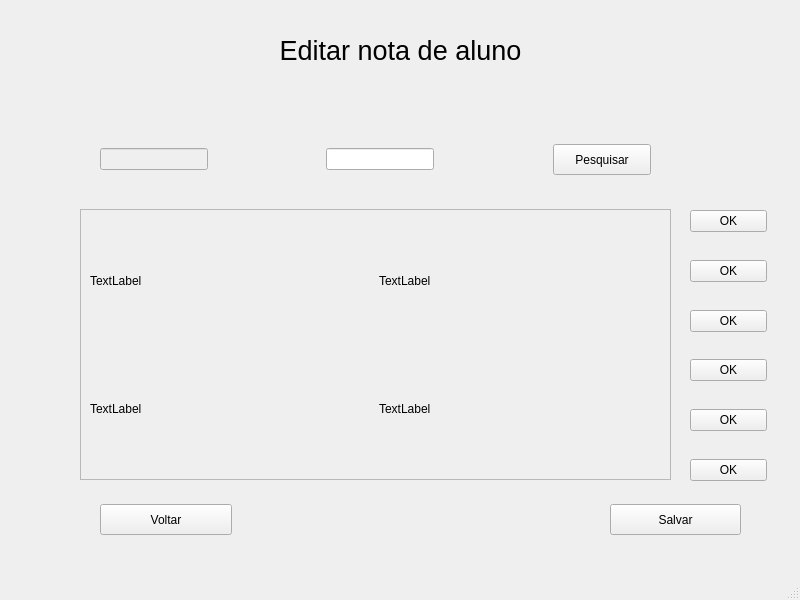
<?xml version="1.0" encoding="UTF-8"?>
<ui version="4.0">
 <class>MainWindow</class>
 <widget class="QMainWindow" name="MainWindow">
  <property name="geometry">
   <rect>
    <x>0</x>
    <y>0</y>
    <width>800</width>
    <height>600</height>
   </rect>
  </property>
  <property name="windowTitle">
   <string>MainWindow</string>
  </property>
  <widget class="QWidget" name="centralwidget">
   <widget class="QLabel" name="label">
    <property name="geometry">
     <rect>
      <x>40</x>
      <y>20</y>
      <width>721</width>
      <height>61</height>
     </rect>
    </property>
    <property name="font">
     <font>
      <pointsize>20</pointsize>
     </font>
    </property>
    <property name="text">
     <string>Editar nota de aluno</string>
    </property>
    <property name="alignment">
     <set>Qt::AlignCenter</set>
    </property>
   </widget>
   <widget class="QScrollArea" name="scrollArea">
    <property name="geometry">
     <rect>
      <x>80</x>
      <y>209</y>
      <width>591</width>
      <height>271</height>
     </rect>
    </property>
    <property name="widgetResizable">
     <bool>true</bool>
    </property>
    <widget class="QWidget" name="scrollAreaWidgetContents">
     <property name="geometry">
      <rect>
       <x>0</x>
       <y>0</y>
       <width>589</width>
       <height>269</height>
      </rect>
     </property>
     <layout class="QGridLayout" name="gridLayout_3">
      <item row="0" column="0">
       <widget class="QLabel" name="label_2">
        <property name="text">
         <string>TextLabel</string>
        </property>
       </widget>
      </item>
      <item row="0" column="1">
       <widget class="QLabel" name="label_3">
        <property name="text">
         <string>TextLabel</string>
        </property>
       </widget>
      </item>
      <item row="1" column="0">
       <widget class="QLabel" name="label_4">
        <property name="text">
         <string>TextLabel</string>
        </property>
       </widget>
      </item>
      <item row="1" column="1">
       <widget class="QLabel" name="label_5">
        <property name="text">
         <string>TextLabel</string>
        </property>
       </widget>
      </item>
     </layout>
    </widget>
   </widget>
   <widget class="QWidget" name="layoutWidget">
    <property name="geometry">
     <rect>
      <x>80</x>
      <y>124</y>
      <width>591</width>
      <height>71</height>
     </rect>
    </property>
    <layout class="QGridLayout" name="gridLayout" rowstretch="0">
     <property name="leftMargin">
      <number>20</number>
     </property>
     <property name="topMargin">
      <number>20</number>
     </property>
     <property name="rightMargin">
      <number>20</number>
     </property>
     <property name="bottomMargin">
      <number>20</number>
     </property>
     <property name="spacing">
      <number>20</number>
     </property>
     <item row="0" column="3">
      <spacer name="horizontalSpacer_3">
       <property name="orientation">
        <enum>Qt::Horizontal</enum>
       </property>
       <property name="sizeHint" stdset="0">
        <size>
         <width>18</width>
         <height>20</height>
        </size>
       </property>
      </spacer>
     </item>
     <item row="0" column="2">
      <widget class="QLineEdit" name="lineEdit_2"/>
     </item>
     <item row="0" column="1">
      <spacer name="horizontalSpacer">
       <property name="orientation">
        <enum>Qt::Horizontal</enum>
       </property>
       <property name="sizeHint" stdset="0">
        <size>
         <width>18</width>
         <height>20</height>
        </size>
       </property>
      </spacer>
     </item>
     <item row="0" column="0">
      <widget class="QLineEdit" name="lineEdit">
       <property name="enabled">
        <bool>false</bool>
       </property>
      </widget>
     </item>
     <item row="0" column="4">
      <widget class="QPushButton" name="butaopesquisar">
       <property name="sizePolicy">
        <sizepolicy hsizetype="MinimumExpanding" vsizetype="MinimumExpanding">
         <horstretch>0</horstretch>
         <verstretch>0</verstretch>
        </sizepolicy>
       </property>
       <property name="text">
        <string>Pesquisar</string>
       </property>
      </widget>
     </item>
    </layout>
   </widget>
   <widget class="QWidget" name="layoutWidget">
    <property name="geometry">
     <rect>
      <x>690</x>
      <y>210</y>
      <width>77</width>
      <height>271</height>
     </rect>
    </property>
    <layout class="QGridLayout" name="gridLayout_2">
     <item row="0" column="0">
      <widget class="QPushButton" name="butaook1">
       <property name="text">
        <string>OK</string>
       </property>
      </widget>
     </item>
     <item row="1" column="0">
      <spacer name="verticalSpacer">
       <property name="orientation">
        <enum>Qt::Vertical</enum>
       </property>
       <property name="sizeHint" stdset="0">
        <size>
         <width>20</width>
         <height>18</height>
        </size>
       </property>
      </spacer>
     </item>
     <item row="2" column="0">
      <widget class="QPushButton" name="butaook2">
       <property name="text">
        <string>OK</string>
       </property>
      </widget>
     </item>
     <item row="3" column="0">
      <spacer name="verticalSpacer_2">
       <property name="orientation">
        <enum>Qt::Vertical</enum>
       </property>
       <property name="sizeHint" stdset="0">
        <size>
         <width>20</width>
         <height>18</height>
        </size>
       </property>
      </spacer>
     </item>
     <item row="4" column="0">
      <widget class="QPushButton" name="butaook3">
       <property name="text">
        <string>OK</string>
       </property>
      </widget>
     </item>
     <item row="5" column="0">
      <spacer name="verticalSpacer_3">
       <property name="orientation">
        <enum>Qt::Vertical</enum>
       </property>
       <property name="sizeHint" stdset="0">
        <size>
         <width>20</width>
         <height>18</height>
        </size>
       </property>
      </spacer>
     </item>
     <item row="6" column="0">
      <widget class="QPushButton" name="butaook4">
       <property name="text">
        <string>OK</string>
       </property>
      </widget>
     </item>
     <item row="7" column="0">
      <spacer name="verticalSpacer_4">
       <property name="orientation">
        <enum>Qt::Vertical</enum>
       </property>
       <property name="sizeHint" stdset="0">
        <size>
         <width>20</width>
         <height>18</height>
        </size>
       </property>
      </spacer>
     </item>
     <item row="8" column="0">
      <widget class="QPushButton" name="butaook5">
       <property name="text">
        <string>OK</string>
       </property>
      </widget>
     </item>
     <item row="9" column="0">
      <spacer name="verticalSpacer_5">
       <property name="orientation">
        <enum>Qt::Vertical</enum>
       </property>
       <property name="sizeHint" stdset="0">
        <size>
         <width>20</width>
         <height>18</height>
        </size>
       </property>
      </spacer>
     </item>
     <item row="10" column="0">
      <widget class="QPushButton" name="butaook6">
       <property name="text">
        <string>OK</string>
       </property>
      </widget>
     </item>
    </layout>
   </widget>
   <widget class="QWidget" name="">
    <property name="geometry">
     <rect>
      <x>80</x>
      <y>484</y>
      <width>681</width>
      <height>71</height>
     </rect>
    </property>
    <layout class="QGridLayout" name="gridLayout_4" rowstretch="0" rowminimumheight="0">
     <property name="leftMargin">
      <number>20</number>
     </property>
     <property name="topMargin">
      <number>20</number>
     </property>
     <property name="rightMargin">
      <number>20</number>
     </property>
     <property name="bottomMargin">
      <number>20</number>
     </property>
     <property name="spacing">
      <number>20</number>
     </property>
     <item row="0" column="0">
      <widget class="QPushButton" name="pushButton">
       <property name="sizePolicy">
        <sizepolicy hsizetype="MinimumExpanding" vsizetype="MinimumExpanding">
         <horstretch>0</horstretch>
         <verstretch>0</verstretch>
        </sizepolicy>
       </property>
       <property name="text">
        <string>Voltar</string>
       </property>
      </widget>
     </item>
     <item row="0" column="1">
      <spacer name="horizontalSpacer_2">
       <property name="orientation">
        <enum>Qt::Horizontal</enum>
       </property>
       <property name="sizeHint" stdset="0">
        <size>
         <width>358</width>
         <height>20</height>
        </size>
       </property>
      </spacer>
     </item>
     <item row="0" column="2">
      <widget class="QPushButton" name="pushButton_2">
       <property name="sizePolicy">
        <sizepolicy hsizetype="MinimumExpanding" vsizetype="MinimumExpanding">
         <horstretch>0</horstretch>
         <verstretch>0</verstretch>
        </sizepolicy>
       </property>
       <property name="text">
        <string>Salvar</string>
       </property>
      </widget>
     </item>
    </layout>
   </widget>
  </widget>
  <widget class="QMenuBar" name="menubar">
   <property name="geometry">
    <rect>
     <x>0</x>
     <y>0</y>
     <width>800</width>
     <height>21</height>
    </rect>
   </property>
  </widget>
  <widget class="QStatusBar" name="statusbar"/>
 </widget>
 <resources/>
 <connections/>
</ui>
